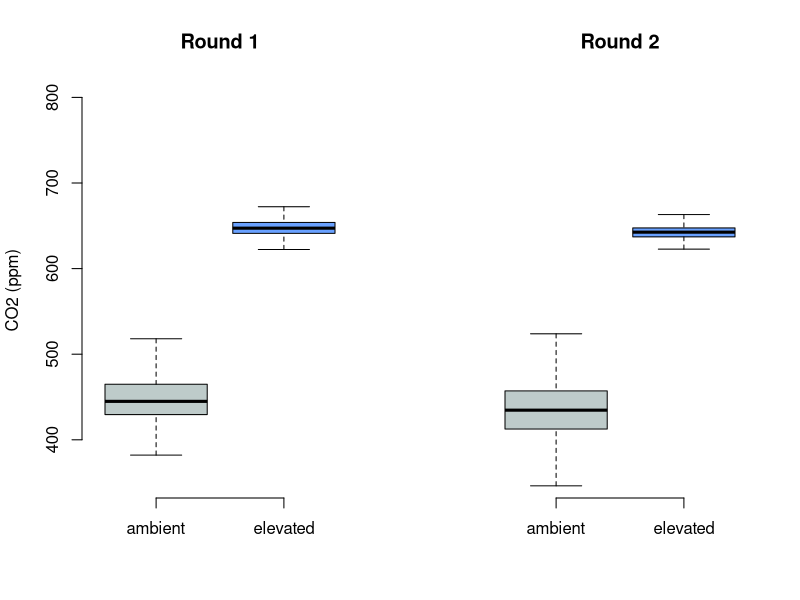
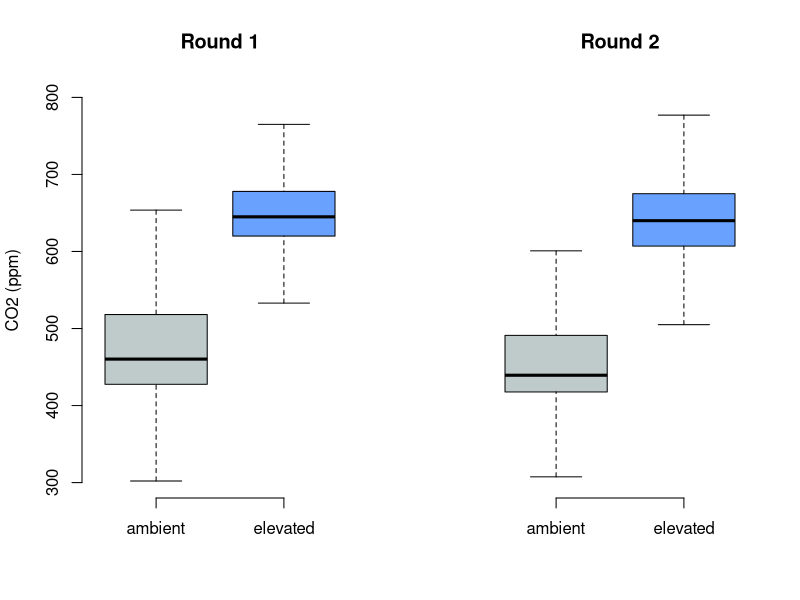

The R script that drew these images, in order:
## Bernauer et al. (in prep for SciReports) Elevated atmospheric CO2 has 
  ## small, species-specific effects on pollen chemistry and plant growth across
  ## flowering plant species

# script to plot and analyze greenhouse CO2 logger data

library("tidyverse")

# Experiment 1
C1<-read.csv("CO2_log_exp1.csv")

r1 <- subset(C1, datenum > 6000 & datenum < 8000)
r2 <- subset(C1, datenum > 9500 & datenum < 11000)

par(mfcol = c(1,2))
boxplot(as.numeric(r1$co2_1), as.numeric(r1$co2_2), 
        outline = FALSE, col= c('#becbca', '#69a1ff'), 
        axes=FALSE, xlab="", ylab = "CO2 (ppm)", ylim = c(350,800))
axis(1, labels = c('ambient', 'elevated'), at = c(1,2))
axis(2)
title('Round 1')

boxplot(as.numeric(r2$co2_2), as.numeric(r2$co2_1), 
        outline = FALSE, col= c('#becbca', '#69a1ff'), 
        axes=FALSE, ann = FALSE, ylim = c(350,800))
axis(1, labels = c('ambient', 'elevated'), at = c(1,2))
title('Round 2')

dev.off()

#Experiment 2
#read in data from experiment 2
C2<-read.csv("CO2_log_exp2.csv")

# separate data by round
r1 <- C2 %>% filter(!is.na(Round.1)) # round 1 goes from Nov 17 2021 - Mar 18 2022
r2 <- C2 %>% filter(!is.na(Round.2)) # round 2 goes from Jan 20 2022 until end. 

# remove outliers as determined by +/- 1.5 IQR 
C2 <- C2 %>% filter(is.na(outliers))

# plot CO2 levels 
par(mfcol = c(1,2))
boxplot(as.numeric(r1$aco2), as.numeric(r1$eco2), 
        outline = FALSE, col= c('#becbca', '#69a1ff'), 
        axes=FALSE, xlab="", ylab = "CO2 (ppm)", 
        ylim = c(300,800))
axis(1, labels = c('ambient', 'elevated'), at = c(1,2))
axis(2)
title('Round 1')

boxplot(as.numeric(r2$aco2), as.numeric(r2$eco2), 
        outline = FALSE, col= c('#becbca', '#69a1ff'), 
        axes=FALSE, ann = FALSE, 
        ylim = c(300,800))
axis(1, labels = c('ambient', 'elevated'), at = c(1,2))
title('Round 2')

dev.off()

